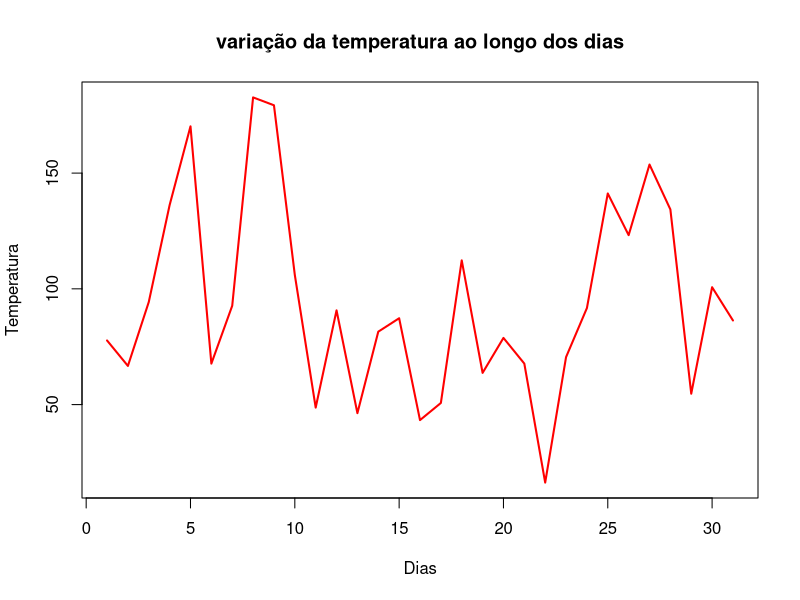
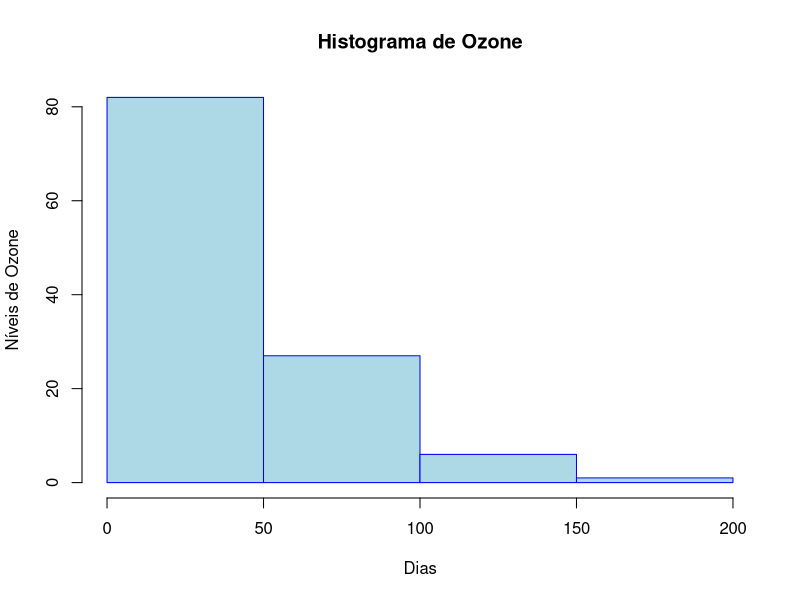

Recreate these plots in R, in order.
data(airquality)
# Ver as primeiras linhas
head(airquality)

# Estrutura do dataset
str(airquality)

# Resumo estatístico
summary(airquality)


#1
mean(airquality$Ozone, na.rm = TRUE)
sd(airquality$Ozone, na.rm =TRUE)
mean(airquality$Temp, na.rm = TRUE)
sd(airquality$Temp, na.rm =TRUE)

#2 
variancia_por_dia <- tapply(airquality$Temp, airquality$Day, var, na.rm = TRUE)
dias <- as.numeric(names(variancia_por_dia))

plot(dias, variancia_por_dia,
    type="l",
    col="#FF0000",
    lwd=2,
    main="variação da temperatura ao longo dos dias",
    xlab="Dias",
    ylab="Temperatura")


#3
hist(
    airquality$Ozone, 
    main = "Histograma de Ozone",
    xlab = "Dias",
    ylab = "Níveis de Ozone",
    col = "lightblue",
    border = "blue",
    breaks = 5

)

#4

media <- tapply(airquality$Temp, airquality$Month, mean, na.rm = TRUE)
mes_maior <- names(which.max(media))
cat("O mês com a maior média de temperatura é:", mes_maior, "\n")
